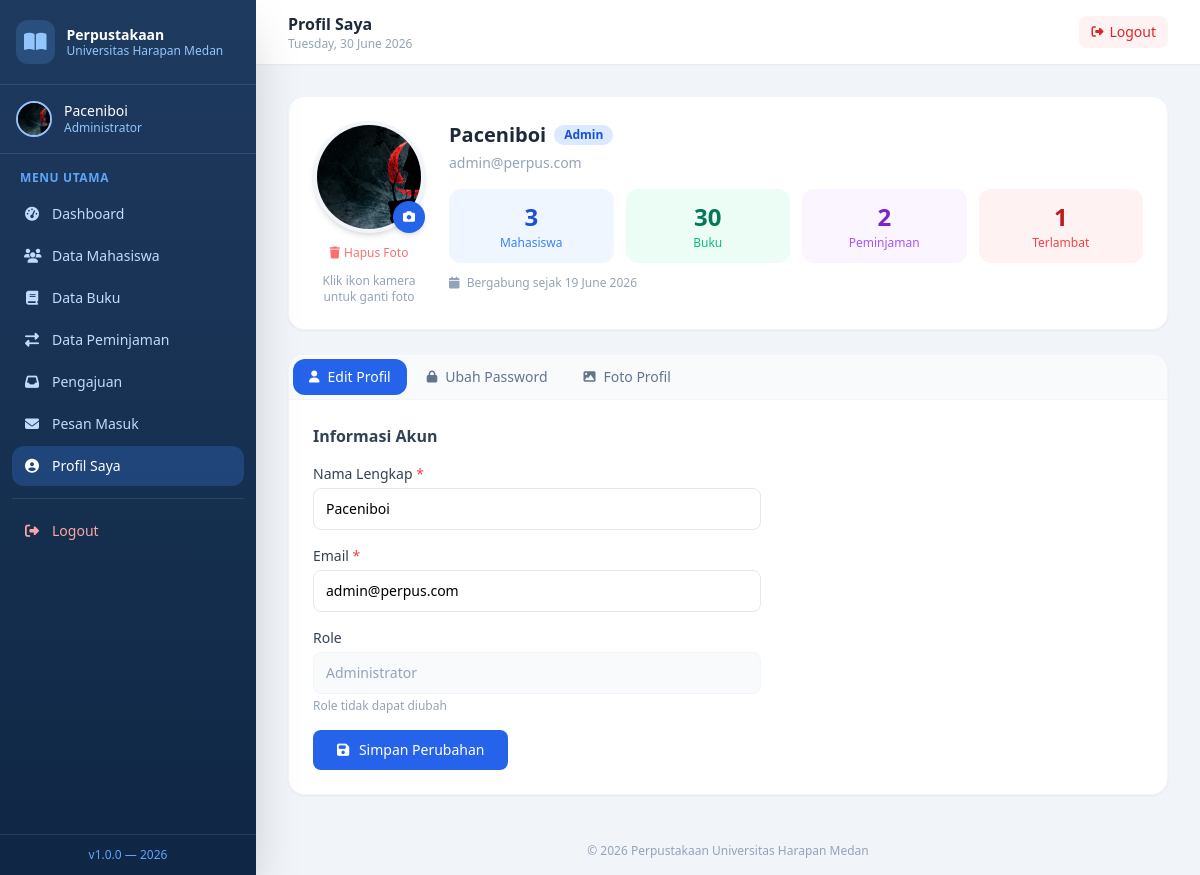
Page /perpustakaan/admin/profil.php (signed in) on the committed database.
### tables this page shows
CREATE TABLE `users` (
  `id` int(11) NOT NULL,
  `nama` varchar(100) NOT NULL,
  `email` varchar(100) NOT NULL,
  `password` varchar(255) NOT NULL,
  `nim` varchar(20) DEFAULT NULL,
  `foto` varchar(255) DEFAULT NULL,
  `role` enum('admin','mahasiswa') NOT NULL DEFAULT 'mahasiswa',
  `created_at` timestamp NOT NULL DEFAULT current_timestamp()
);

### perpustakaan/admin/profil.php (the view, shortened to what this page needs)
<?php
require_once __DIR__ . '/../config/db.php';
$stmt = $pdo->prepare("SELECT * FROM users WHERE id=?");
$stmt->execute([$_SESSION['user_id']]);
$user = $stmt->fetch();
$total_mahasiswa  = $pdo->query("SELECT COUNT(*) FROM users WHERE role='mahasiswa'")->fetchColumn();
$total_buku       = $pdo->query("SELECT COUNT(*) FROM buku")->fetchColumn();
$total_peminjaman = $pdo->query("SELECT COUNT(*) FROM peminjaman")->fetchColumn();
$total_terlambat  = $pdo->query("SELECT COUNT(*) FROM peminjaman WHERE status='dipinjam' AND batas_kembali < CURDATE()")->fetchColumn();
$foto_ada = $user['foto'] && file_exists(__DIR__ . '/uploads/foto_profil/' . $user['foto']);
$foto_src = $foto_ada ? 'uploads/foto_profil/' . $user['foto'] : null;
?>
<!DOCTYPE html>
<html lang="id">
<head>
    <script src="https://cdn.tailwindcss.com"></script>
    <link rel="stylesheet" href="https://cdnjs.cloudflare.com/ajax/libs/font-awesome/6.5.0/css/all.min.css">
</head>
<body class="bg-slate-100 font-sans">
<?php require_once __DIR__ . '/includes/sidebar.php'; ?>
<div class="lg:ml-64 min-h-screen flex flex-col">
    <header class="bg-white shadow-sm sticky top-0 z-10">
        <div class="flex items-center justify-between px-4 lg:px-8 py-3">
            <div class="flex items-center gap-3">
                <div>
                    <h2 class="text-slate-800 font-semibold">Profil Saya</h2>
                    <p class="text-slate-400 text-xs"><?= date('l, d F Y') ?></p>
                </div>
            </div>
            <a href="../auth/logout.php"
               class="flex items-center gap-1.5 bg-red-50 hover:bg-red-100 text-red-600 text-sm px-3 py-1.5 rounded-lg transition">
                <i class="fa-solid fa-right-from-bracket text-xs"></i>
                <span class="hidden sm:inline">Logout</span>
            </a>
        </div>
    </header>
    <main class="flex-1 p-4 lg:p-8">
        <div class="max-w-4xl mx-auto">
            <div class="fade-up bg-white rounded-2xl shadow-sm border border-slate-100 p-6 mb-6">
                <div class="flex flex-col sm:flex-row items-center sm:items-start gap-6">
                    <div class="flex flex-col items-center gap-3">
                        <div class="relative">
                            <div id="fotoContainer"
                                 class="w-28 h-28 rounded-full overflow-hidden border-4 border-slate-100 shadow-md bg-blue-100 flex items-center justify-center">
                                <?php if ($foto_src): ?>
                                    <img id="fotoImg" src="<?= $foto_src ?>"
                                         class="w-full h-full object-cover">
                                <?php else: ?>
                                    <span class="text-blue-500 font-bold text-4xl">
                                        <?= strtoupper(substr($user['nama'], 0, 1)) ?>
                                    </span>
                                <?php endif; ?>
                            </div>
                            <label class="absolute bottom-0 right-0 w-8 h-8 bg-blue-600 hover:bg-blue-700
                                          rounded-full flex items-center justify-center cursor-pointer
                                          shadow-md transition">
                                <i class="fa-solid fa-camera text-white text-xs"></i>
                            </label>
                        </div>
                        <?php if ($foto_src): ?>
                        <a href="?aksi=hapus_foto"
                           onclick="return confirm('Hapus foto profil?')"
                           class="text-xs text-red-400 hover:text-red-600 transition">
                            <i class="fa-solid fa-trash mr-1"></i>Hapus Foto
                        </a>
                        <?php endif; ?>
                        <p class="text-slate-400 text-xs text-center">Klik ikon kamera<br>untuk ganti foto</p>
                    </div>
                    <div class="flex-1 text-center sm:text-left">
                        <div class="flex items-center justify-center sm:justify-start gap-2 mb-1">
                            <h3 class="text-slate-800 font-bold text-xl">
                                <?= htmlspecialchars($user['nama']) ?>
                            </h3>
                            <span class="bg-blue-100 text-blue-700 text-xs font-semibold px-2.5 py-0.5 rounded-full capitalize">
                                <?= $user['role'] ?>
                            </span>
                        </div>
                        <p class="text-slate-400 text-sm mb-4"><?= htmlspecialchars($user['email']) ?></p>
                        <div class="grid grid-cols-2 sm:grid-cols-4 gap-3">
                            <?php
                            $info_stats = [
                                ['label'=>'Mahasiswa', 'nilai'=>$total_mahasiswa,  'warna'=>'blue'],
                                ['label'=>'Buku',      'nilai'=>$total_buku,       'warna'=>'emerald'],
                                ['label'=>'Peminjaman','nilai'=>$total_peminjaman, 'warna'=>'purple'],
                                ['label'=>'Terlambat', 'nilai'=>$total_terlambat,  'warna'=>'red'],
                            ];
                            foreach ($info_stats as $s):
                            ?>
                            <div class="bg-<?= $s['warna'] ?>-50 rounded-xl p-3 text-center">
                                <p class="text-2xl font-bold text-<?= $s['warna'] ?>-700"><?= $s['nilai'] ?></p>
                                <p class="text-<?= $s['warna'] ?>-500 text-xs mt-0.5"><?= $s['label'] ?></p>
                            </div>
                            <?php endforeach; ?>
                        </div>
                        <p class="text-slate-400 text-xs mt-3">
                            <i class="fa-solid fa-calendar mr-1"></i>
                            Bergabung sejak <?= date('d F Y', strtotime($user['created_at'])) ?>
                        </p>
                    </div>
                </div>
            </div>
            <div class="fade-up bg-white rounded-2xl shadow-sm border border-slate-100 overflow-hidden">
                <div class="flex border-b border-slate-100 p-1 gap-1 bg-slate-50">
                    <button onclick="gantiTab('profil')" id="tab-profil"
                            class="tab-btn aktif flex items-center gap-2 px-4 py-2 rounded-xl text-sm font-medium transition">
                        <i class="fa-solid fa-user text-xs"></i>
                        Edit Profil
                    </button>
                    <button onclick="gantiTab('password')" id="tab-password"
                            class="tab-btn flex items-center gap-2 px-4 py-2 rounded-xl text-sm font-medium
                                   text-slate-500 hover:bg-white transition">
                        <i class="fa-solid fa-lock text-xs"></i>
                        Ubah Password
                    </button>
                    <button onclick="gantiTab('foto')" id="tab-foto"
                            class="tab-btn flex items-center gap-2 px-4 py-2 rounded-xl text-sm font-medium
                                   text-slate-500 hover:bg-white transition">
                        <i class="fa-solid fa-image text-xs"></i>
                        Foto Profil
                    </button>
                </div>
                <div id="panel-profil" class="tab-panel aktif px-6 py-6">
                    <h4 class="text-slate-700 font-semibold mb-4">Informasi Akun</h4>
                    <form method="POST" enctype="multipart/form-data">
                        <div class="space-y-4 max-w-md">
                            <div>
                                <label class="block text-sm font-medium text-slate-700 mb-1">
                                    Nama Lengkap <span class="text-red-500">*</span>
                                </label>
                                <input type="text" name="nama"
                                       value="<?= htmlspecialchars($user['nama']) ?>" required
                                       class="w-full border border-slate-200 rounded-lg px-3 py-2.5 text-sm
                                              focus:outline-none focus:ring-2 focus:ring-blue-500">
                            </div>
                            <div>
                                <label class="block text-sm font-medium text-slate-700 mb-1">
                                    Email <span class="text-red-500">*</span>
                                </label>
                                <input type="email" name="email"
                                       value="<?= htmlspecialchars($user['email']) ?>" required
                                       class="w-full border border-slate-200 rounded-lg px-3 py-2.5 text-sm
                                              focus:outline-none focus:ring-2 focus:ring-blue-500">
                            </div>
                            <div>
                                <label class="block text-sm font-medium text-slate-700 mb-1">Role</label>
                                <input type="text" value="Administrator" disabled
                                       class="w-full border border-slate-100 rounded-lg px-3 py-2.5 text-sm
                                              bg-slate-50 text-slate-400 cursor-not-allowed">
                                <p class="text-slate-400 text-xs mt-1">Role tidak dapat diubah</p>
                            </div>
                            <button type="submit"
                                    class="bg-blue-600 hover:bg-blue-700 text-white px-6 py-2.5 rounded-lg
                                           text-sm font-medium transition">
                                <i class="fa-solid fa-save mr-1.5"></i>
                                Simpan Perubahan
                            </button>
                        </div>
                    </form>
                </div>
            </div>
        </div>
    </main>
    <footer class="text-center py-4 text-slate-400 text-xs">
        &copy; <?= date('Y') ?> Perpustakaan Universitas Harapan Medan
    </footer>
</div>
</body>
</html>

### perpustakaan/admin/profil.php (style rules this page uses)
.fade-up { animation:fadeInUp .4s ease forwards }
.tab-btn.aktif { background:#2563eb; color:white; }
.tab-panel { display:none; }
.tab-panel.aktif { display:block; }

### rows in the picture
users: foto (picture), nama "Paceniboi", role "Admin", email "admin@perpus.com", created_at "19 June 2026"

### other values in the picture
$_SESSION['nama'] "Paceniboi"
$menu['label'] "Dashboard"
$menu['label'] "Data Mahasiswa"
$menu['label'] "Data Buku"
$menu['label'] "Data Peminjaman"
$menu['label'] "Pengajuan"
$menu['label'] "Pesan Masuk"
$menu['label'] "Profil Saya"
$s['nilai'] "3"
$s['label'] "Mahasiswa"
$s['nilai'] "30"
$s['label'] "Buku"
$s['nilai'] "2"
$s['label'] "Peminjaman"
$s['nilai'] "1"
